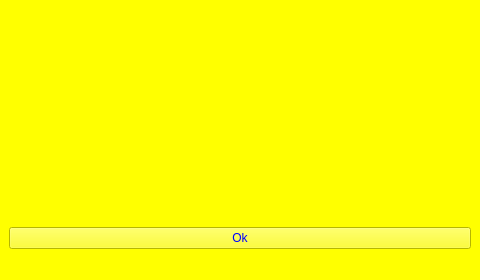
<?xml version="1.0" encoding="UTF-8"?>
<ui version="4.0">
 <class>Rekords</class>
 <widget class="QMainWindow" name="Rekords">
  <property name="geometry">
   <rect>
    <x>0</x>
    <y>0</y>
    <width>480</width>
    <height>280</height>
   </rect>
  </property>
  <property name="windowTitle">
   <string>MainWindow</string>
  </property>
  <property name="styleSheet">
   <string notr="true">background-color: rgb(255, 255, 0);</string>
  </property>
  <widget class="QWidget" name="centralwidget">
   <property name="styleSheet">
    <string notr="true">color: rgb(0, 0, 255);
font: 14pt &quot;Snap ITC&quot;;</string>
   </property>
   <layout class="QGridLayout" name="gridLayout">
    <item row="1" column="0">
     <widget class="QLabel" name="label_2">
      <property name="text">
       <string/>
      </property>
     </widget>
    </item>
    <item row="7" column="0">
     <widget class="QLabel" name="label_8">
      <property name="text">
       <string/>
      </property>
     </widget>
    </item>
    <item row="6" column="0">
     <widget class="QLabel" name="label_7">
      <property name="text">
       <string/>
      </property>
     </widget>
    </item>
    <item row="9" column="0">
     <widget class="QLabel" name="label_10">
      <property name="text">
       <string/>
      </property>
     </widget>
    </item>
    <item row="3" column="0">
     <widget class="QLabel" name="label_4">
      <property name="text">
       <string/>
      </property>
     </widget>
    </item>
    <item row="8" column="0">
     <widget class="QLabel" name="label_9">
      <property name="text">
       <string/>
      </property>
     </widget>
    </item>
    <item row="0" column="0">
     <widget class="QLabel" name="label">
      <property name="text">
       <string/>
      </property>
     </widget>
    </item>
    <item row="5" column="0">
     <widget class="QLabel" name="label_6">
      <property name="text">
       <string/>
      </property>
     </widget>
    </item>
    <item row="4" column="0">
     <widget class="QLabel" name="label_5">
      <property name="text">
       <string/>
      </property>
     </widget>
    </item>
    <item row="2" column="0">
     <widget class="QLabel" name="label_3">
      <property name="text">
       <string/>
      </property>
     </widget>
    </item>
    <item row="10" column="0">
     <widget class="QPushButton" name="pushButton">
      <property name="text">
       <string>Ok</string>
      </property>
     </widget>
    </item>
   </layout>
  </widget>
  <widget class="QMenuBar" name="menubar">
   <property name="geometry">
    <rect>
     <x>0</x>
     <y>0</y>
     <width>480</width>
     <height>17</height>
    </rect>
   </property>
  </widget>
  <widget class="QStatusBar" name="statusbar"/>
 </widget>
 <resources/>
 <connections/>
</ui>
